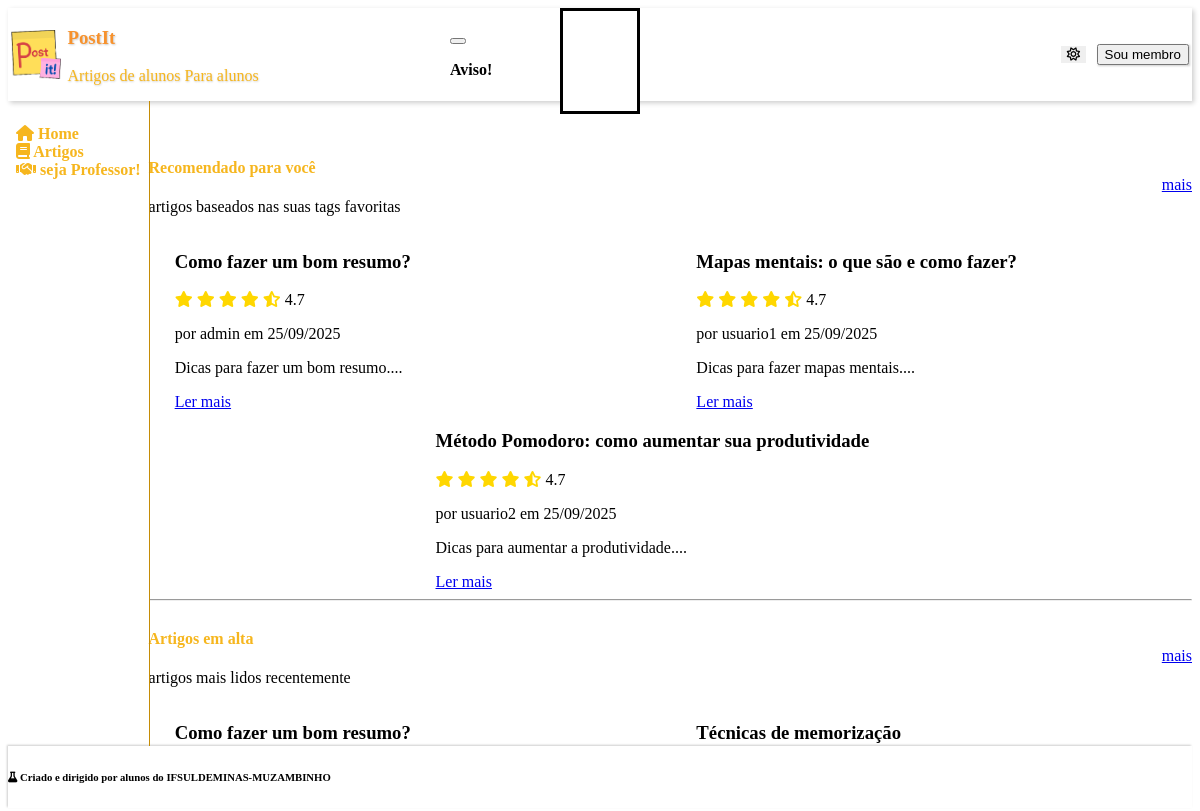
The app's page /PAGES/home.php with its own data.
### tables this page shows
CREATE TABLE articles (
    id INT AUTO_INCREMENT PRIMARY KEY,
    title VARCHAR(255) NOT NULL,
    descr TEXT NOT NULL,
    content TEXT NOT NULL,
    author_id INT NOT NULL,
    creation TIMESTAMP DEFAULT CURRENT_TIMESTAMP,
    views INT DEFAULT 0,

    is_active boolean not null DEFAULT 1,

    FOREIGN KEY (author_id) REFERENCES users(id)
);

CREATE TABLE users (
    id INT AUTO_INCREMENT PRIMARY KEY,
    username VARCHAR(100) NOT NULL,
    pwd TEXT NOT NULL,
    position ENUM('user', 'professor', 'administrador') NOT NULL,
    creation TIMESTAMP DEFAULT CURRENT_TIMESTAMP,
    is_active boolean not null DEFAULT 1
);

### PHP/pull_articles.php (the view, shortened to what this page needs)
<?php
require_once $pathToRoot."PHP/db.php";
$top_rated_articles = $pdo->query("
    SELECT DISTINCT articles.id, articles.title, articles.creation, users.username AS author, articles.descr,
    AVG(ratings_article.rating) AS avg_rating
    FROM articles
    JOIN ratings_article ON articles.id = ratings_article.article_id
    JOIN users ON articles.author_id = users.id
    GROUP BY articles.id
    ORDER BY avg_rating DESC
    LIMIT 3"
)->fetchAll(PDO::FETCH_ASSOC);
$heat_articles = $pdo->query("
    SELECT articles.id, articles.title, articles.creation, users.username AS author, articles.descr,
    COUNT(views.id) AS view_count,
    AVG(ratings_article.rating) AS avg_rating
    FROM articles
    LEFT JOIN ratings_article ON articles.id = ratings_article.article_id
    JOIN views ON articles.id = views.article_id
    JOIN users ON articles.author_id = users.id
    WHERE views.view_date >= DATE_SUB(NOW(), INTERVAL 7 DAY)
    GROUP BY articles.id
    ORDER BY view_count DESC
    LIMIT 3
")->fetchAll(PDO::FETCH_ASSOC);
?>
<?php function listArticles($articlesArray) {
    $depth = array_search('PI', array_reverse(explode(DIRECTORY_SEPARATOR, __DIR__)));
    $pathToRoot = ($depth !== false) ? str_repeat("../", $depth) : "";?>
    <?php foreach($articlesArray as $article): ?>
        <article class="card">
            <header>
                <h3><?= $article['title'] ?></h3>
                <?php for($i=0; $i < floor($article['avg_rating']); $i++): ?>
                    <i class="fa-solid fa-star" style="color: #FFD700;"></i>
                <?php endfor; ?>
                <?php if ($article['avg_rating'] - floor($article['avg_rating']) >= 0): ?>
                    <i class="fa-solid fa-star-half-stroke" style="color: #FFD700;"></i>
                <?php endif; ?>
                <?= round($article['avg_rating'], 1) ?>
                <p>por <?= $article['author'] ?> em <?= date('d/m/Y', strtotime($article['creation'])) ?></p>
            </header>
            <main>
                <p>
                    <?= substr($article['descr'], 0, 100) ?>...
                </p>
            </main>
            <footer>
                <a href="<?= $pathToRoot?>PAGES/ARTICLE/read.php?id=<?= $article['id'] ?>">Ler mais</a>
            </footer>
        </article>
    <?php endforeach; ?>
<?php };?>

### ASSETS/TEMPLATES/header.php (shortened to what this page needs)
<!DOCTYPE html>
<html lang="pt-br" id="htmltag">
<head>
    <link rel="stylesheet" href="https://cdn.jsdelivr.net/npm/@picocss/pico@2/css/pico.amber.min.css" >
    <link rel="stylesheet" href="https://cdn.jsdelivr.net/npm/@picocss/pico@2/css/pico.colors.min.css" >
    <link rel="stylesheet" href="https://cdnjs.cloudflare.com/ajax/libs/font-awesome/6.6.0/css/all.min.css" />
    <link rel="stylesheet" href="<?= $pathToRoot?>CSS/mainpage.css">
</head>
<body>
    <header>
        <div class="container">
            <div class="title">
                <div><img id="logo" width=50rem src="<?= $pathToRoot?>ASSETS/logo.png" alt="PostIt_logo"></div>
                <hgroup>
                    <h3>PostIt</h3>
                    <p>Artigos de alunos Para alunos</p>
                </hgroup>
            </div>
            <nav>
                <button class="outline contrast theme-togle" onclick="darkMode()"><i id="theme-icon" class="fa-regular fa-moon"></i></button>
                <?php if(!isset($_SESSION['user']['id'])): ?>
                    <button class="outline contrast" onclick="window.location.replace('<?= $pathToRoot?>verify.php?f=log')">Sou membro</button>
                <?php else: ?>
                    <button class="outline contrast" onclick="window.location.replace('<?= $pathToRoot?>log_off.php')">Sair <i class="fa-solid fa-arrow-right-from-bracket"></i></button>
                <?php endif; ?>
            </nav>
        </div>
    </header>

### ASSETS/TEMPLATES/aside.php (shortened to what this page needs)
<main>
    <aside id="aside">
        <ul>
            <a href="<?= $pathToRoot ?>PAGES/home.php"><li><i class="fa-solid fa-house"></i> Home</li></a>
            <a href="<?= $pathToRoot ?>PAGES/articles.php"><li><i class="fa-solid fa-book"></i> Artigos</li></a>
            <a href="<?= $pathToRoot ?>PAGES/contact.php"><li><i class="fa-solid fa-handshake"></i> seja Professor!</li></a>
        </ul>
    </aside>
    <section class="content">

### PAGES/home.php (shortened to what this page needs)
<?php
    $depth = array_search('PI', array_reverse(explode(DIRECTORY_SEPARATOR, __DIR__)));
    $pathToRoot = ($depth !== false) ? str_repeat("../", $depth) : "";
    require_once $pathToRoot."ASSETS/TEMPLATES/header.php";
    require_once $pathToRoot."ASSETS/TEMPLATES/aside.php";
    require_once $pathToRoot."PHP/pull_articles.php";
?>
            <br>
            <div class="container-fluid">
                <br>
                <div class="container-fluid cards-container-header">
                    <hgroup>
                        <h4>Recomendado para você</h4>
                        <p>artigos baseados nas suas tags favoritas</p>
                    </hgroup>
                    <a href="#">mais</a>
                </div>
                <div class="container-fluid cards-row">
                    <?php listArticles($articles_by_tags); ?>
                </div>
                <hr>
                <div class="container-fluid cards-container-header">
                    <hgroup>
                        <h4>Artigos em alta</h4>
                        <p>artigos mais lidos recentemente</p>
                    </hgroup>
                    <a href="#">mais</a>
                </div>
                <div class="container-fluid cards-row">
                </div>
            </div>
            <br>
        </section>
    </main>
<?php
require_once $pathToRoot."ASSETS/TEMPLATES/modal.php";
require_once $pathToRoot."ASSETS/TEMPLATES/footer.php";
?>

### ASSETS/TEMPLATES/modal.php (shortened to what this page needs)
    <dialog id='modal' class="container-fluid centered-col">
    <article>
        <header>
            <button aria-label="Close" rel="prev" onclick="modal.style.display='none'"></button>
            <p>
                <strong>Aviso!</strong>
            </p>
        </header>
    </article>
</dialog>

### ASSETS/TEMPLATES/footer.php (shortened to what this page needs)
    <footer>
    <div class="container-fluid">
            <hgroup>
                <h6><i class="fa-solid fa-flask"></i> Criado e dirigido por alunos do IFSULDEMINAS-MUZAMBINHO</h6>
            </hgroup>
        </div>
    </footer>
</body>
</html>

### CSS/mainpage.css (style rules this page uses)
:root { --pico-border-radius: 0.75rem; --pico-typography-spacing-vertical: 0.5rem; --pico-form-element-spacing-vertical: 0.5rem; --pico-form-element-spacing-horizontal: 0.7rem; --pico-block-spacing-vertical: 0.5rem; --color-brown-brighterer: #a05b1b; --color-brown-brighter: #884a10; --color-brown: #743C08; --color-brown-darker: #5e2d00; --color-brown-darkerer: #522700; --color-pumpkin-brighterer: #f7922d; --color-pumpkin-brighter: #eb831b; --color-pumpkin: #DF760B; --color-pumpkin-darker: #cc6600; --color-pumpkin-darkerer: #b65b00; --color-orange-brighterer: #ffcb51; --color-orange-brighter: #fdc43e; --color-orange: #F6B61E; --color-orange-darker: #da9e12; --color-orange-darkerer: #c58c06; --color-beige-brighterer: #fff9e6; --color-beige-brighter: #fff2cc; --color-beige: #FFEBAF; --color-beige-darker: #f3db94; --color-beige-darkerer: #e0c77c; --color-blue-brighterer: #51d0ff; --color-blue-brighter: #3ecaff; --color-blue: #1EB8F6; --color-blue-darker: #129ed9; --color-blue-darkerer: #068cc5; --color-shadow: rgba(0, 0, 0, 0.2); }
[data-theme=light], :root:not([data-theme=dark]) { --pico-text-selection-color: var(--color-brown-brighter); --pico-primary: var(--color-orange); --pico-primary-background: var(--color-orange-darker); --pico-primary-underline: var(--color-orange); --pico-primary-hover: var(--color-orange-darker); --pico-primary-hover-background: var(--color-orange-darkerer); --pico-primary-focus: var(--color-brown-brighterer); --pico-primary-inverse: #fff; }
html,html>body { height: 100%; }
html>body { display: flex; flex-direction: column; }
body>header { box-shadow: 2px 2px 5px var(--color-shadow); }
body>header .container { display: flex; align-items: center; justify-content: space-between; }
body>header>.container>.title { display: flex; }
body>header>.container>.title>* { margin: 0rem 0.2rem 0rem 0.2rem; }
body>header>.container>.title>div { display: flex; align-items: center; align-content: center; }
body>header>.container>.title>hgroup { margin-bottom: 0; }
body>header>.container>.title>hgroup>h3 { text-shadow: 1px 1px 2px var(--color-shadow); color: var(--color-pumpkin-brighterer); }
body>header>.container>.title>hgroup>p { text-shadow: 0.5px 0.5px 2px var(--color-shadow); color: var(--color-orange); }
header>.container>nav { justify-content: space-between; overflow: visible; }
header>.container>nav>* { margin: 0rem 0.2rem 0rem 0.2rem; box-shadow: 1px 1px 2px var(--color-shadow); }
header>.container>nav>.theme-togle { border: none; box-shadow: none; }
body>main { padding: 0; display: flex; flex: 1; overflow-x: auto; }
.cards-container-header { display: flex; align-items: center; justify-content: space-between; }
.cards-container-header>hgroup>h4 { color: var(--pico-primary); }
.cards-row { display: flex; justify-content: space-around; flex-wrap: wrap }
article { width: clamp(300px, 45%, 500px); }
article>footer { color: var(--pico-primary-background); }
body>main>aside { background-color: var(--pico-background-color); top: 0; }
aside>ul { padding: 0.5rem; }
aside>ul>a { text-decoration: none; }
aside>ul>a>li { font-weight: 700; color: var(--color-orange); }
body>main>.content { display: flex; flex-direction: column; justify-content: space-evenly; flex: 1; }
body>footer { box-shadow: -1px -1px 2px var(--color-shadow); }
@media screen and (min-width: 1001px) { main { flex-direction: row; } }
@media screen and (min-width: 1001px) { aside { box-shadow: 1px 0px var(--color-orange-darkerer); position: sticky; } }
@media screen and (min-width: 1001px) { aside>ul { display: flex; flex-direction: column; } }
#modal>article { width: clamp(300px, 45%, 500px); }
.centered-col { display: flex; flex-direction: column; align-items: center; justify-content: space-evenly; }

### records on screen
articles: title "Como fazer um bom resumo?", avg_rating "4.7", author.username "admin", creation "25/09/2025", descr "Dicas para fazer um bom resumo."
articles: title "Mapas mentais: o que são e como fazer?", avg_rating "4.7", author.username "usuario1", creation "25/09/2025", descr "Dicas para fazer mapas mentais."
articles: title "Método Pomodoro: como aumentar sua produtividade", avg_rating "4.7", author.username "usuario2", creation "25/09/2025", descr "Dicas para aumentar a produtividade."
articles: title "Técnicas de memorização"
